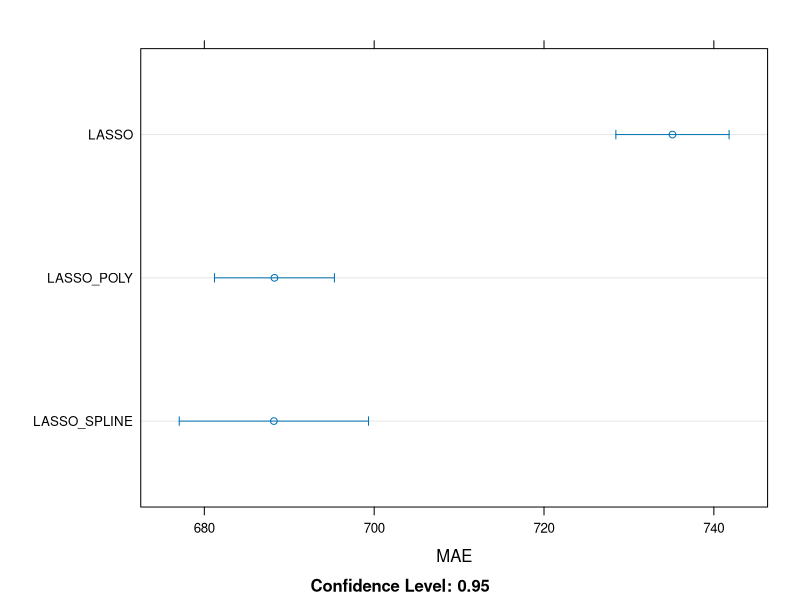

Reproduce this figure in R. (Note: this script raises an error after producing the figure.)
# Pacotes -----------------------------------------------------------------

library(tidyverse)
library(caret)
library(recipes)

# Data --------------------------------------------------------------------

diamantes <- ggplot2::diamonds

# retirar linhas que estão erradas.
diamantes <- diamantes %>% 
  mutate(
    depth2 = round(2 * z / (x + y), 3)*100, 
    teste = near(depth, depth2, tol = 1)
  ) %>% 
  filter(teste == TRUE) %>% 
  select(-depth2, -teste)

# transformar variaveis em caracter
diamantes <- diamantes %>% 
  mutate_at(vars(cut, color, clarity), as.character)

id_train <- sample.int(nrow(diamantes), 0.8*nrow(diamantes))
train <- diamantes[id_train,]
valid <- diamantes[-id_train,]

# Receita & Train Control -------------------------------------------------

receita <- recipe(price ~ ., data = train) %>% 
  step_center(all_numeric(), -all_outcomes()) %>% 
  step_scale(all_numeric(), -all_outcomes()) %>% 
  step_dummy(all_nominal(), -all_outcomes()) %>% 
  step_zv(all_predictors()) 

tc <- trainControl(method = "cv", number = 5, verboseIter = TRUE)

# Modelo linear -----------------------------------------------------------

getModelInfo("glmnet", regex = FALSE)$glmnet$parameters

lasso_1 <- receita %>% 
  train(
    data = train, 
    method = "glmnet", 
    trControl = tc, 
    tuneLength = 5,
    metric = "MAE"
  )

lasso_2 <- receita %>% 
  step_poly(x, y, z, carat) %>% 
  train(
    data = train, 
    method = "glmnet", 
    trControl = tc, 
    tuneLength = 5,
    metric = "MAE"
  )

lasso_3 <- receita %>% 
  step_ns(x, y, z, carat) %>% 
  train(
    data = train, 
    method = "glmnet", 
    trControl = tc, 
    tuneLength = 5,
    metric = "MAE"
  )

resamps <- resamples(
  list(
    LASSO = lasso_1, 
    LASSO_POLY = lasso_2, 
    LASSO_SPLINE = lasso_3
  )
)

dotplot(resamps, metric = "MAE")

saveRDS(lasso_2, "lasso.rds")


# Random Forest -----------------------------------------------------------

getModelInfo("ranger", regex = FALSE)$ranger$parameters

rf <- receita %>% 
  train(
    data = train, 
    method = "ranger", 
    trControl = tc, 
    tuneLength = 3,
    metric = "MAE"
  )

saveRDS(rf, "rf.rds")

resamps <- resamples(
  list(
    LASSO = lasso_1, 
    LASSO_POLY = lasso_2, 
    LASSO_SPLINE = lasso_3,
    RF = rf
  )
)

dotplot(resamps, metric = "MAE")

# XGBoost -----------------------------------------------------------------

getModelInfo("xgbTree", regex = FALSE)$xgbTree$parameters

tc <- trainControl(
  method = "cv", 
  number = 5, 
  verboseIter = TRUE, 
  search = "random"
)

xgb <- receita %>% 
  train(
    data = train, 
    method = "xgbTree", 
    trControl = tc, 
    tuneLength = 10,
    metric = "MAE"
  )

saveRDS(xgb, "xgb.rds")

resamps <- resamples(
  list(
    LASSO = lasso_1, 
    LASSO_POLY = lasso_2, 
    LASSO_SPLINE = lasso_3,
    RF = rf,
    XGB = xgb
  )
)

dotplot(resamps, metric = "MAE")

# Previsao na base de teste -----------------------------------------------

previsoes <- valid %>% 
  mutate(
    LASSO = predict(lasso_2, valid),
    RF = predict(rf, valid),
    XGB = predict(xgb, valid)
  ) %>% 
  gather(modelo, predito, LASSO, RF, XGB)

previsoes %>% 
  group_by(modelo) %>% 
  summarise(MAE = mean(abs(predito - price)))

previsoes %>% 
  ggplot(aes(x = price, y = predito)) +
  geom_point() +
  facet_wrap(~modelo, ncol = 3) +
  geom_abline(intercept = 0, slope = 1, color = "red", linetype = "dashed")


